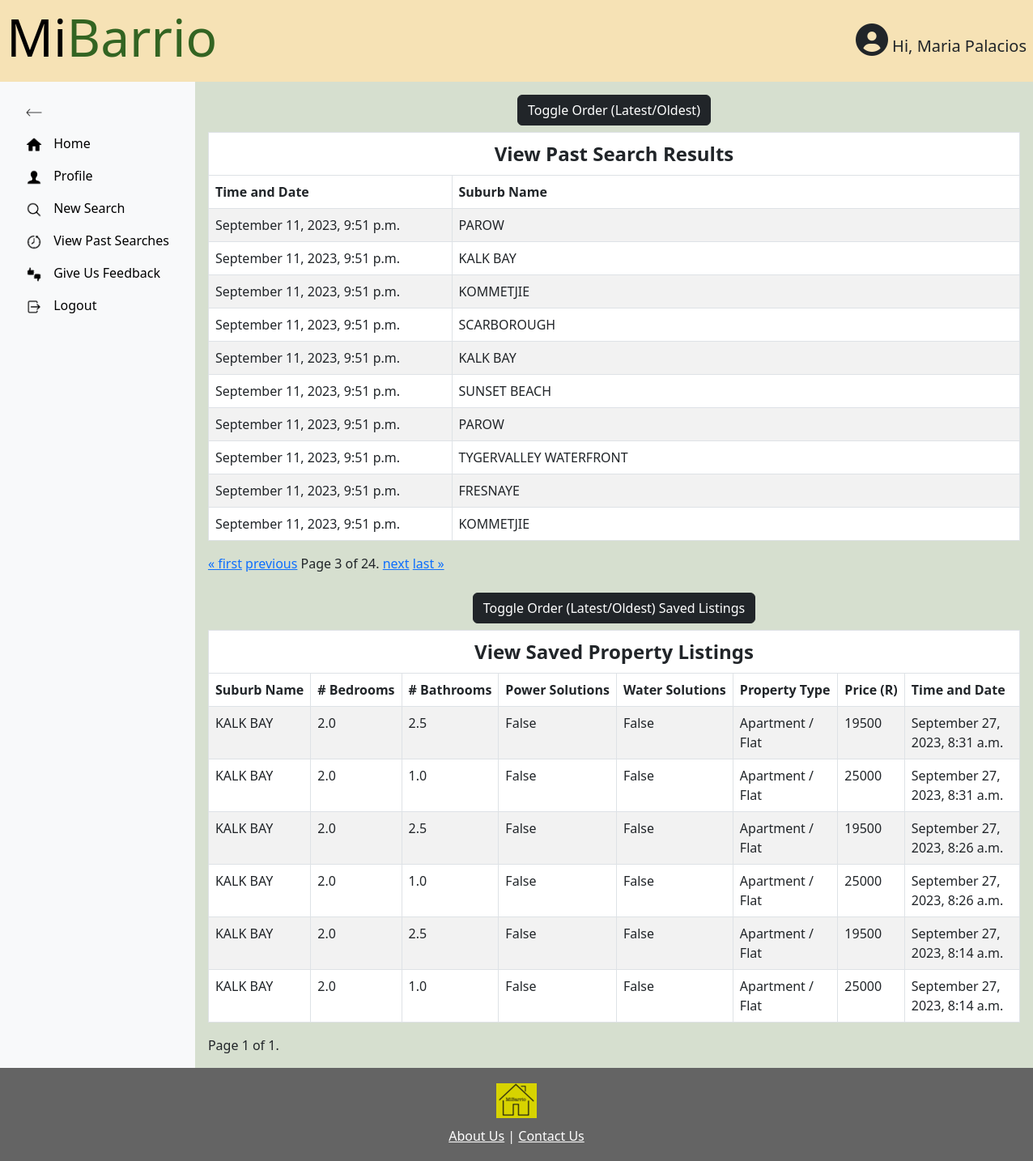
/viewPastSearches?page=3 (signed in), run on the app's committed database.
### MiBarrioApp/models.py (models this page shows)
class CustomUser(AbstractBaseUser, PermissionsMixin):
    objects = CustomUserManager()
    userID = models.AutoField(primary_key=True)
    first_name = models.CharField(max_length=255)
    last_name = models.CharField(max_length=255)
    username = models.CharField(max_length=255, unique=True)
    password = models.CharField(max_length=255)
    email = models.EmailField(unique=True)
    is_admin = models.BooleanField(default=False)
    is_staff = models.BooleanField(default=False)
    is_superuser = models.BooleanField(default=False)
    USERNAME_FIELD = 'username'
    REQUIRED_FIELDS = ['first_name', 'last_name', 'email']

class Searches(models.Model):
    searchID = models.AutoField(primary_key=True)
    user = models.ForeignKey(CustomUser, on_delete=models.CASCADE)
    search_profileID = models.ForeignKey(SearchProfiles, on_delete=models.CASCADE)
    search_parameters = models.TextField()
    search_timestamp = models.DateTimeField(auto_now_add=True)

class Suburbs(models.Model):
    suburbID = models.AutoField(primary_key=True)
    city = models.ForeignKey(Cities, on_delete=models.CASCADE)
    name = models.CharField(max_length=255)
    coordinates = models.TextField()

class Properties(models.Model):
    propertyID = models.AutoField(primary_key=True)
    user = models.ForeignKey(CustomUser, on_delete=models.CASCADE)
    suburb = models.ForeignKey(Suburbs, on_delete=models.CASCADE)
    property_search_parameters = models.TextField()
    num_of_bedrooms = models.FloatField()
    num_of_bathrooms = models.FloatField()
    has_power_solutions = models.BooleanField()
    has_water_solutions = models.BooleanField()
    property_type = models.CharField(max_length=255)
    search_timestamp = models.DateTimeField(auto_now_add=True)

### MiBarrioApp/views.py (the view)
# urls.py: path('viewPastSearches', views.view_past_searches_view, name = "viewPastSearches"),
@login_required
def view_past_searches_view(request):
    if not request.user.is_authenticated:
        return redirect('MiBarrioApp:login')
    user_searches = Searches.objects.filter(user=request.user).order_by('-search_timestamp')
    past_searches_data = [
        {
            "timestamp": search.search_timestamp,
            "suburb": SearchResult.suburb.name  # Assuming `Suburb` model has a field `name`
        }
        for search in user_searches
        for SearchResult in SearchResults.objects.filter(search=search)
    ]
    paginator = Paginator(past_searches_data, 10)  # Show 10 results per page
    page_number = request.GET.get('page')
    page_obj = paginator.get_page(page_number)
    saved_properties = Properties.objects.filter(user=request.user).order_by('-search_timestamp')
    saved_properties_data = [
        {
            "suburb": property.suburb.name,  # Assuming suburb is a ForeignKey and has a field name
            "num_of_bedrooms": property.num_of_bedrooms,
            "num_of_bathrooms": property.num_of_bathrooms,
            "has_power_solutions": property.has_power_solutions,
            "has_water_solutions": property.has_water_solutions,
            "property_type": property.property_type,
            "search_timestamp": property.search_timestamp,
            "sale_price": None if not hasattr(property, 'propertiestobuy') else property.propertiestobuy.sale_price,
            "rental_price": None if not hasattr(property, 'propertiestorent') else property.propertiestorent.rental_price,
        }
        for property in saved_properties
    ]
    saved_properties_paginator = Paginator(saved_properties_data, 15)  # Show 15 properties per page
    saved_properties_page_number = request.GET.get('saved_properties_page')
    saved_properties_page_obj = saved_properties_paginator.get_page(saved_properties_page_number)
    return render(request, 'viewPastSearches.html', {
        'page_obj': page_obj,  # Your existing paginated data
        'saved_properties_page_obj': saved_properties_page_obj,  # New paginated data for saved properties
    })

### MiBarrioApp/context_processors.py (called while the page is built)
def show_user_info(request):
    user_info_pages = [
        'home', 'profile', 'newSearch', 'newSearch2', 'newSearch3',
        'viewPastSearches', 'feedback'
    ]
    return {
        'show_user_info': request.resolver_match.url_name in user_info_pages
    }

### MiBarrioApp/templates/viewPastSearches.html (shortened to what this page needs)
{% extends 'base.html' %}
{% load static %}
{% block content %}
<div class="d-flex">
  <div id="sidebar" class="p-3 bg-light">
    <ul class="nav flex-column">
      <li class="nav-item">
        <a id="toggleSidebar" class="nav-link" href="#">
          <img src="{% static 'icons/icons8-left-arrow-100.png' %}" alt="Reduce" height="20px">
        </a>
      </li>
      <div id="sidebarMenu" class="show">
        <li class="nav-item">
          <a class="nav-link" href="{% url 'MiBarrioApp:home' %}">
            <img src="{% static 'icons/icons8-home-96.png' %}" alt="Home" height="20px">
            <span class="nav-text"> Home</span>
          </a>
        </li>
        <li class="nav-item">
          <a class="nav-link" href="{% url 'MiBarrioApp:profile' %}">
            <img src="{% static 'icons/icons8-customer-90.png' %}" alt="Profile" height="20px">
            <span class="nav-text"> Profile</span>
          </a>
        </li>
        <li class="nav-item">
          <a class="nav-link" href="{% url 'MiBarrioApp:newSearch' %}">
            <img src="{% static 'icons/icons8-search-90.png' %}" alt="New Search" height="20px">
            <span class="nav-text"> New Search</span>
          </a>
        </li>
        <li class="nav-item">
          <a class="nav-link" href="{% url 'MiBarrioApp:viewPastSearches' %}">
            <img src="{% static 'icons/icons8-time-machine-90.png' %}" alt="View Past Searches" height="20px">
            <span class="nav-text"> View Past Searches</span>
          </a>
        </li>
        <li class="nav-item">
          <a class="nav-link" href="{% url 'MiBarrioApp:feedback' %}">
            <img src="{% static 'icons/icons8-thumbs-up-down-90.png' %}" alt="Give Us Feedback" height="20px">
            <span class="nav-text"> Give Us Feedback</span>
          </a>
        </li>
        <li class="nav-item">
          <a class="nav-link" href="{% url 'MiBarrioApp:logout' %}">
            <img src="{% static 'icons/icons8-logout-96.png' %}" alt="Logout" height="20px">
            <span class="nav-text"> Logout</span>
          </a>
        </li>
      </div>
    </ul>
  </div>
  <div class="container-fluid p-3">
    <div class="row">
      <div class="col-md-12">
        <button id="toggleOrder" class="btn btn-info btn-dark mb-2">Toggle Order (Latest/Oldest)</button>
        <div class="table-responsive">
          <table class="table table-striped table-bordered">
            <thead class="thead-dark">
              <tr>
                <th colspan="2" style="text-align:center; font-size:1.5em;">View Past Search Results</th>
              </tr>
              <tr>
                <th style="width:30%;">Time and Date</th>
                <th style="width:70%;">Suburb Name</th>
              </tr>
            </thead>
            <tbody>
              {% for search_data in page_obj %}
              <tr>
                <td>{{ search_data.timestamp|date:"F j, Y, P" }}</td>
                <td>{{ search_data.suburb }}</td>
              </tr>
              {% endfor %}
            </tbody>
          </table>
        </div>
        <div class="pagination">
          <span class="step-links">
            {% if page_obj.has_previous %}
            <a href="?page=1">&laquo; first</a>
            <a href="?page={{ page_obj.previous_page_number }}">previous</a>
            {% endif %}
            <span class="current">
              Page {{ page_obj.number }} of {{ page_obj.paginator.num_pages }}.
            </span>
            {% if page_obj.has_next %}
            <a href="?page={{ page_obj.next_page_number }}">next</a>
            <a href="?page={{ page_obj.paginator.num_pages }}">last &raquo;</a>
            {% endif %}
          </span>
        </div>
        <br>
        <button id="toggleOrderSaved" class="btn btn-info btn-dark mb-2">Toggle Order (Latest/Oldest) Saved
          Listings</button>
        <div class="table-responsive">
          <table class="table table-striped table-bordered">
            <thead class="thead-dark">
              <tr>
                <th colspan="8" style="text-align:center; font-size:1.5em;">View Saved Property Listings</th>
              </tr>
              <tr>
                <th>Suburb Name</th>
                <th># Bedrooms</th>
                <th># Bathrooms</th>
                <th>Power Solutions</th>
                <th>Water Solutions</th>
                <th>Property Type</th>
                <th>Price (R)</th>
                <th>Time and Date</th>
              </tr>
            </thead>
            <tbody>
              {% for property in saved_properties_page_obj %}
              <tr>
                <td>{{ property.suburb }}</td>
                <td>{{ property.num_of_bedrooms }}</td>
                <td>{{ property.num_of_bathrooms }}</td>
                <td>{{ property.has_power_solutions }}</td>
                <td>{{ property.has_water_solutions }}</td>
                <td>{{ property.property_type }}</td>
                <td>
                  {% if property.sale_price %}
                  {{ property.sale_price }}
                  {% elif property.rental_price %}
                  {{ property.rental_price }}
                  {% endif %}
                </td>
                <td>{{ property.search_timestamp|date:"F j, Y, P" }}</td>
              </tr>
              {% endfor %}
            </tbody>
          </table>
        </div>
        <div class="pagination">
          <span class="step-links">
            <span class="current">
              Page {{ saved_properties_page_obj.number }} of {{ saved_properties_page_obj.paginator.num_pages }}.
            </span>
          </span>
        </div>
      </div>
    </div>
  </div>
</div>
{% endblock %}

### MiBarrioApp/templates/base.html (shortened to what this page needs)
{% load static %}
<!DOCTYPE html>
<html lang="en">
<head>
  <link href="https://cdn.jsdelivr.net/npm/bootstrap@5.3.0/dist/css/bootstrap.min.css" rel="stylesheet"
>
  <link rel="stylesheet" type="text/css" href="{% static 'css/style.css' %}" />
  <link rel="stylesheet" href="https://unpkg.com/leaflet@1.7.1/dist/leaflet.css" />
  <link rel="stylesheet" href="https://cdnjs.cloudflare.com/ajax/libs/font-awesome/6.0.0-beta3/css/all.min.css">
</head>
<body>
  <div class="wrapper">
    <div class="header">
      <h1 class="display-3">
        <a href="{% url 'MiBarrioApp:home' %}" style="text-decoration: none; color: inherit;">
          <span id="mi">Mi</span><span id="barrio">Barrio</span>
        </a>
      </h1>
      {% if user.is_authenticated and show_user_info %}
      <div class="user-info">
        <i class="fas fa-user-circle fa-2x"></i>
        Hi, {{ user.first_name }} {{ user.last_name }}
      </div>
      {% endif %}
    </div>
    {% block content %}
    {% endblock %}
  </div>
  <footer class="footer">
    <img src="{% static 'logo.png' %}" alt="Logo" class="footer-logo">
    <div class="footer-links">
      <a href="{% url 'MiBarrioApp:aboutUs' %}">About Us</a> | <a href="{% url 'MiBarrioApp:contactUs' %}">Contact
        Us</a>
    </div>
  </footer>
</body>
</html>

### MiBarrioApp/static/css/style.css (style rules this page uses)
* { margin: 0; padding: 0; box-sizing: border-box; }
html, body { height: 100%; display: flex; flex-direction: column; text-align: center; background: rgb(214,223,207); }
.header { height: min-content; background: rgb(246,226, 181); text-align: left; padding-left: 17px ; padding: 0.5em; display: flex; justify-content: space-between; align-items: center; }
.user-info { font-size: 20px; }
.table th, .table td { text-align: left; }
.wrapper { flex: 1 0 auto; background: rgb(214,223,207); }
.footer { flex-shrink: 0; text-align: center; background: rgb(100,100,100); padding: 1.5%; }
.footer-links { margin-top: 10px; color: white; }
.footer-links a { color: inherit; }
.footer-logo { width: auto; height: auto; display: block; margin: 0 auto; }
.nav-item { flex-grow: 1; text-align: left; min-width: 0; }
.nav-item a { white-space: nowrap; color: black; }
.d-flex { display: flex; flex-grow: 1; flex-direction: row; }
.nav-link img { margin-right: 10px; vertical-align: middle; transition: margin 0.3s; }
table thead th { white-space: nowrap; background-color: rgb(234, 236, 239); }
#sidebar, #content { flex-grow: 1; flex-shrink: 0; }
#mi { color: black; }
#barrio { color: rgb(51, 100, 34); }
#sidebar { transition: width 0.5s; overflow: hidden; white-space: nowrap; }

### data on the page
CustomUser: first_name "Maria", last_name "Palacios"
Searches: timestamp "September 11, 2023, 9:51 p.m." "September 11, 2023, 9:51 p.m." "September 11, 2023, 9:51 p.m." "September 11, 2023, 9:51 p.m."
Suburbs: suburb "PAROW" "PAROW"
Suburbs: suburb "KALK BAY" "KALK BAY", suburb "KALK BAY" "KALK BAY" "KALK BAY" "KALK BAY" "KALK BAY" "KALK BAY"
Suburbs: suburb "KOMMETJIE" "KOMMETJIE"
Suburbs: suburb "SCARBOROUGH"
Searches: timestamp "September 11, 2023, 9:51 p.m." "September 11, 2023, 9:51 p.m." "September 11, 2023, 9:51 p.m." "September 11, 2023, 9:51 p.m." "September 11, 2023, 9:51 p.m." "September 11, 2023, 9:51 p.m."
Suburbs: suburb "SUNSET BEACH"
Suburbs: suburb "TYGERVALLEY WATERFRONT"
Suburbs: suburb "FRESNAYE"
Properties: num_of_bedrooms "2.0", num_of_bathrooms "2.5", property_type "Apartment / Flat", search_timestamp "September 27, 2023, 8:31 a.m."
Properties: num_of_bedrooms "2.0", num_of_bathrooms "1.0", property_type "Apartment / Flat", search_timestamp "September 27, 2023, 8:31 a.m."
Properties: num_of_bedrooms "2.0", num_of_bathrooms "2.5", property_type "Apartment / Flat", search_timestamp "September 27, 2023, 8:26 a.m."
Properties: num_of_bedrooms "2.0", num_of_bathrooms "1.0", property_type "Apartment / Flat", search_timestamp "September 27, 2023, 8:26 a.m."
Properties: num_of_bedrooms "2.0", num_of_bathrooms "2.5", property_type "Apartment / Flat", search_timestamp "September 27, 2023, 8:14 a.m."
Properties: num_of_bedrooms "2.0", num_of_bathrooms "1.0", property_type "Apartment / Flat", search_timestamp "September 27, 2023, 8:14 a.m."

### other printed values
{{ page_obj.number }} "3"
{{ page_obj.paginator.num_pages }} "24"
{{ property.has_power_solutions }} "False" "False" "False" "False" "False" "False"
{{ property.has_water_solutions }} "False" "False" "False" "False" "False" "False"
{{ property.rental_price }} "19500" "25000" "19500" "25000" "19500" "25000"
{{ saved_properties_page_obj.number }} "1"
{{ saved_properties_page_obj.paginator.num_pages }} "1"
